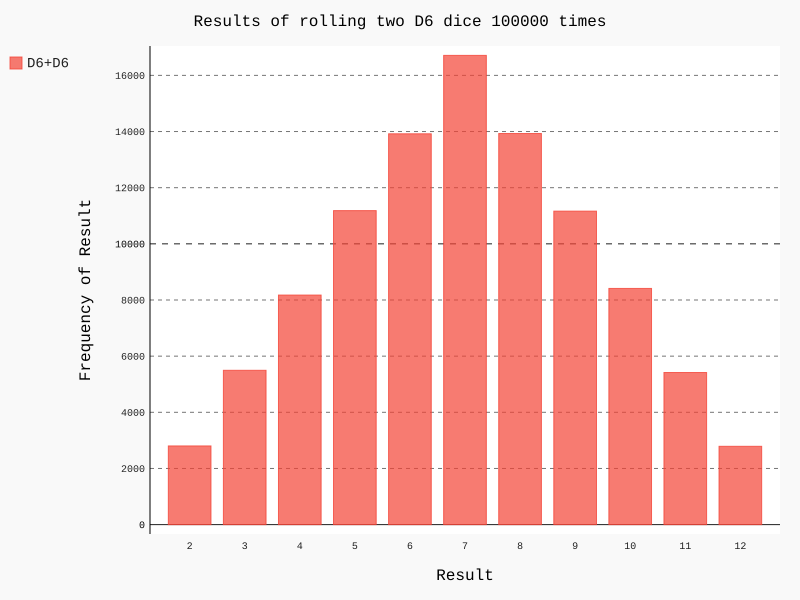

Recreate this plot in Python.
# -*- coding: utf-8 -*-
"""
Created on Tue Oct 23 15:49:24 2018

@author: zhangyushun
"""

import pygal

from die import Die

#创建两个D6骰子
die_1=Die()
die_2=Die()
#掷骰子多次，并将结果存储到一个列表中
results=[]
for roll_num in range(100000):
    result=die_1.roll()+die_2.roll()
    results.append(result)
#分析结果
frequencies=[]
max_result=die_1.num_sides+die_2.num_sides
for value in range(2,max_result+1):
    frequency=results.count(value)
    frequencies.append(frequency)
print(frequencies)
#可视化结果
hist=pygal.Bar()
hist.title="Results of rolling two D6 dice 100000 times"
hist.x_labels=['2','3','4','5','6','7','8','9','10','11','12']
hist.x_title="Result"
hist.y_title="Frequency of Result"

hist.add('D6+D6',frequencies)
hist.render_to_file('dice_visual.svg')

    
    
